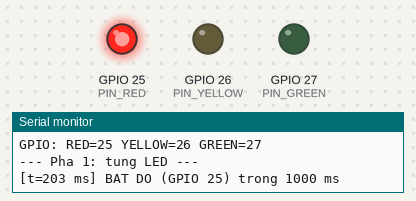
Bench run of a sketch on a simulated ESP32. On the bench: output pins drawn as LEDs (lit = HIGH), the last lines printed to the serial monitor.

Above: at 0.7 s.
At 4.2 s:
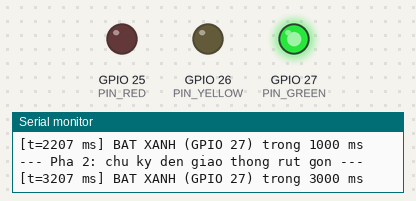
At 8.7 s:
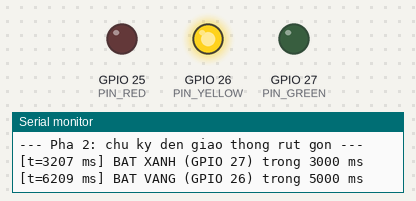
Timing chart, 0 to 18.4 s (numbered marks = the images above):
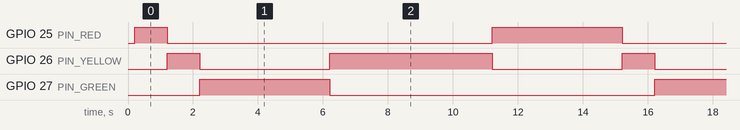

The sketch:

led_test.ino
```cpp
// led_test.ino — Test phần cứng: kiểm tra 3 LED đèn giao thông đã đấu đúng chưa.
// KHÔNG dùng Wi-Fi/MQTT. Nạp sketch này trước, đạt rồi mới nạp esp32_traffic_light.
//
// Chạy 2 pha, lặp lại mãi:
//   Pha 1: bật lần lượt TỪNG LED 1 giây (ĐỎ -> VÀNG -> XANH) để kiểm tra từng dây.
//   Pha 2: chu kỳ đèn giao thông rút gọn XANH 3 s -> VÀNG 1 s -> ĐỎ 3 s.
// Serial Monitor (115200) in ra LED nào đang được bật để đối chiếu với mạch thật.

// Chân GPIO giống firmware chính (config.h). Đổi chân thì sửa cả hai nơi.
const int PIN_RED    = 25;
const int PIN_YELLOW = 26;
const int PIN_GREEN  = 27;

// 1 = GPIO -> điện trở -> chân dài LED, chân ngắn -> GND (ghi HIGH để bật).
//     Module đèn giao thông 4 chân (R, Y, G, GND) cũng dùng 1.
// 0 = LED nối ngược (anode lên 3V3), ghi LOW để bật.
#define LED_ACTIVE_HIGH 1

void setLed(int pin, bool on) {
  digitalWrite(pin, (on == (LED_ACTIVE_HIGH == 1)) ? HIGH : LOW);
}

void showOnly(int pinOn, const char* name, unsigned long ms) {
  setLed(PIN_RED,    pinOn == PIN_RED);
  setLed(PIN_YELLOW, pinOn == PIN_YELLOW);
  setLed(PIN_GREEN,  pinOn == PIN_GREEN);
  Serial.printf("[t=%lu ms] BAT %s (GPIO %d) trong %lu ms\n", millis(), name, pinOn, ms);
  delay(ms);  // dùng delay() cho đơn giản; firmware chính dùng millis()
}

void setup() {
  Serial.begin(115200);
  delay(200);
  pinMode(PIN_RED, OUTPUT);
  pinMode(PIN_YELLOW, OUTPUT);
  pinMode(PIN_GREEN, OUTPUT);
  Serial.println();
  Serial.println("=== LED TEST: kiem tra dau day 3 LED ===");
  Serial.printf("GPIO: RED=%d YELLOW=%d GREEN=%d\n", PIN_RED, PIN_YELLOW, PIN_GREEN);
}

void loop() {
  Serial.println("--- Pha 1: tung LED ---");
  showOnly(PIN_RED,    "DO",   1000);
  showOnly(PIN_YELLOW, "VANG", 1000);
  showOnly(PIN_GREEN,  "XANH", 1000);

  Serial.println("--- Pha 2: chu ky den giao thong rut gon ---");
  showOnly(PIN_GREEN,  "XANH", 3000);
  showOnly(PIN_YELLOW, "VANG", 5000);
  showOnly(PIN_RED,    "DO",   3000);
}
```

Measured:
- by itself, GPIO 25 (PIN_RED): repeats every 14.0 s: LOW 10.0 s, HIGH 4.0 s
- by itself, GPIO 26 (PIN_YELLOW): repeats every 14.0 s: LOW 4.0 s, HIGH 5.0 s, LOW 4.0 s, HIGH 1.0 s
- by itself, GPIO 27 (PIN_GREEN): alternates HIGH for 4.0 s and LOW for 10.0 s
